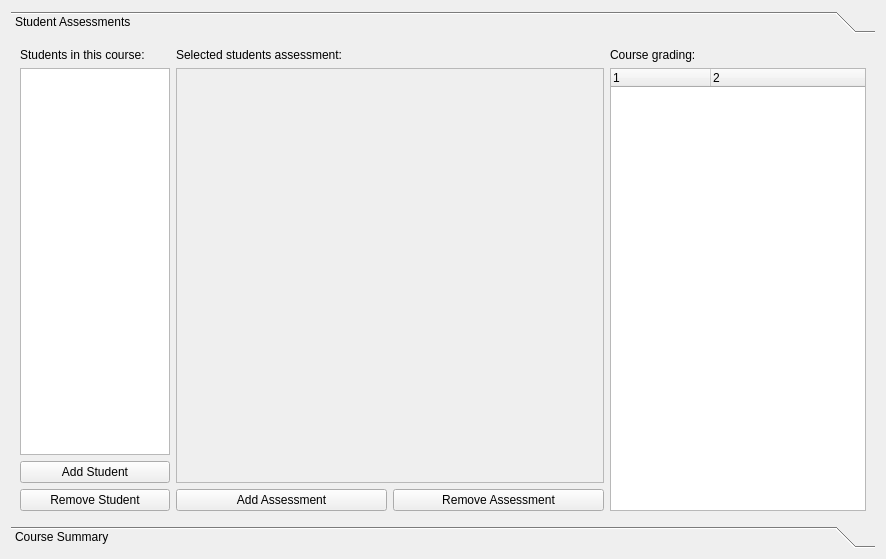
<?xml version="1.0" encoding="UTF-8"?>
<ui version="4.0">
 <class>Form</class>
 <widget class="QWidget" name="Form">
  <property name="geometry">
   <rect>
    <x>0</x>
    <y>0</y>
    <width>886</width>
    <height>559</height>
   </rect>
  </property>
  <property name="windowTitle">
   <string>Form</string>
  </property>
  <layout class="QHBoxLayout" name="horizontalLayout" stretch="1">
   <item>
    <widget class="QToolBox" name="toolBox">
     <property name="frameShape">
      <enum>QFrame::NoFrame</enum>
     </property>
     <property name="frameShadow">
      <enum>QFrame::Plain</enum>
     </property>
     <property name="midLineWidth">
      <number>0</number>
     </property>
     <property name="currentIndex">
      <number>0</number>
     </property>
     <widget class="QWidget" name="page">
      <property name="geometry">
       <rect>
        <x>0</x>
        <y>0</y>
        <width>868</width>
        <height>485</height>
       </rect>
      </property>
      <attribute name="label">
       <string>Student Assessments</string>
      </attribute>
      <layout class="QVBoxLayout" name="verticalLayout">
       <item>
        <layout class="QHBoxLayout" name="horizontalLayout_2" stretch="0,1,0">
         <item>
          <layout class="QVBoxLayout" name="verticalLayout_4" stretch="0,1,0">
           <item>
            <widget class="QLabel" name="label">
             <property name="text">
              <string>Students in this course:</string>
             </property>
            </widget>
           </item>
           <item>
            <widget class="QListWidget" name="listWidget_students">
             <property name="maximumSize">
              <size>
               <width>150</width>
               <height>16777215</height>
              </size>
             </property>
             <property name="selectionBehavior">
              <enum>QAbstractItemView::SelectRows</enum>
             </property>
             <property name="verticalScrollMode">
              <enum>QAbstractItemView::ScrollPerPixel</enum>
             </property>
             <property name="horizontalScrollMode">
              <enum>QAbstractItemView::ScrollPerPixel</enum>
             </property>
             <property name="uniformItemSizes">
              <bool>false</bool>
             </property>
             <property name="sortingEnabled">
              <bool>false</bool>
             </property>
            </widget>
           </item>
           <item>
            <layout class="QVBoxLayout" name="verticalLayout_7">
             <item>
              <widget class="QPushButton" name="pushButton_add">
               <property name="maximumSize">
                <size>
                 <width>16777215</width>
                 <height>16777215</height>
                </size>
               </property>
               <property name="text">
                <string>Add Student</string>
               </property>
              </widget>
             </item>
             <item>
              <widget class="QPushButton" name="pushButton_remove">
               <property name="text">
                <string>Remove Student</string>
               </property>
              </widget>
             </item>
            </layout>
           </item>
          </layout>
         </item>
         <item>
          <layout class="QVBoxLayout" name="verticalLayout_3" stretch="0,0,0">
           <item>
            <widget class="QLabel" name="label_2">
             <property name="text">
              <string>Selected students assessment:</string>
             </property>
            </widget>
           </item>
           <item>
            <widget class="QScrollArea" name="scrollArea">
             <property name="widgetResizable">
              <bool>true</bool>
             </property>
             <widget class="QWidget" name="scrollAreaWidgetContents">
              <property name="geometry">
               <rect>
                <x>0</x>
                <y>0</y>
                <width>422</width>
                <height>410</height>
               </rect>
              </property>
              <layout class="QHBoxLayout" name="horizontalLayout_4">
               <item>
                <layout class="QHBoxLayout" name="horizontalLayout_3"/>
               </item>
              </layout>
             </widget>
            </widget>
           </item>
           <item>
            <layout class="QHBoxLayout" name="horizontalLayout_6">
             <item>
              <widget class="QPushButton" name="pushButton_add_assessment">
               <property name="text">
                <string>Add Assessment</string>
               </property>
              </widget>
             </item>
             <item>
              <widget class="QPushButton" name="pushButton_remove_assessment">
               <property name="text">
                <string>Remove Assessment</string>
               </property>
              </widget>
             </item>
            </layout>
           </item>
          </layout>
         </item>
         <item>
          <layout class="QVBoxLayout" name="verticalLayout_2">
           <item>
            <widget class="QLabel" name="label_3">
             <property name="text">
              <string>Course grading:</string>
             </property>
            </widget>
           </item>
           <item>
            <widget class="QTreeWidget" name="treeWidget_grading">
             <property name="alternatingRowColors">
              <bool>false</bool>
             </property>
             <property name="rootIsDecorated">
              <bool>true</bool>
             </property>
             <property name="sortingEnabled">
              <bool>false</bool>
             </property>
             <property name="animated">
              <bool>true</bool>
             </property>
             <property name="wordWrap">
              <bool>true</bool>
             </property>
             <property name="headerHidden">
              <bool>false</bool>
             </property>
             <property name="columnCount">
              <number>2</number>
             </property>
             <column>
              <property name="text">
               <string notr="true">1</string>
              </property>
             </column>
             <column>
              <property name="text">
               <string notr="true">2</string>
              </property>
             </column>
            </widget>
           </item>
          </layout>
         </item>
        </layout>
       </item>
      </layout>
     </widget>
     <widget class="QWidget" name="page_2">
      <property name="geometry">
       <rect>
        <x>0</x>
        <y>0</y>
        <width>868</width>
        <height>485</height>
       </rect>
      </property>
      <attribute name="label">
       <string>Course Summary</string>
      </attribute>
      <layout class="QVBoxLayout" name="verticalLayout_6">
       <item>
        <layout class="QVBoxLayout" name="verticalLayout_5">
         <item>
          <layout class="QVBoxLayout" name="verticalLayout_summary"/>
         </item>
        </layout>
       </item>
      </layout>
     </widget>
    </widget>
   </item>
  </layout>
 </widget>
 <resources/>
 <connections/>
</ui>
